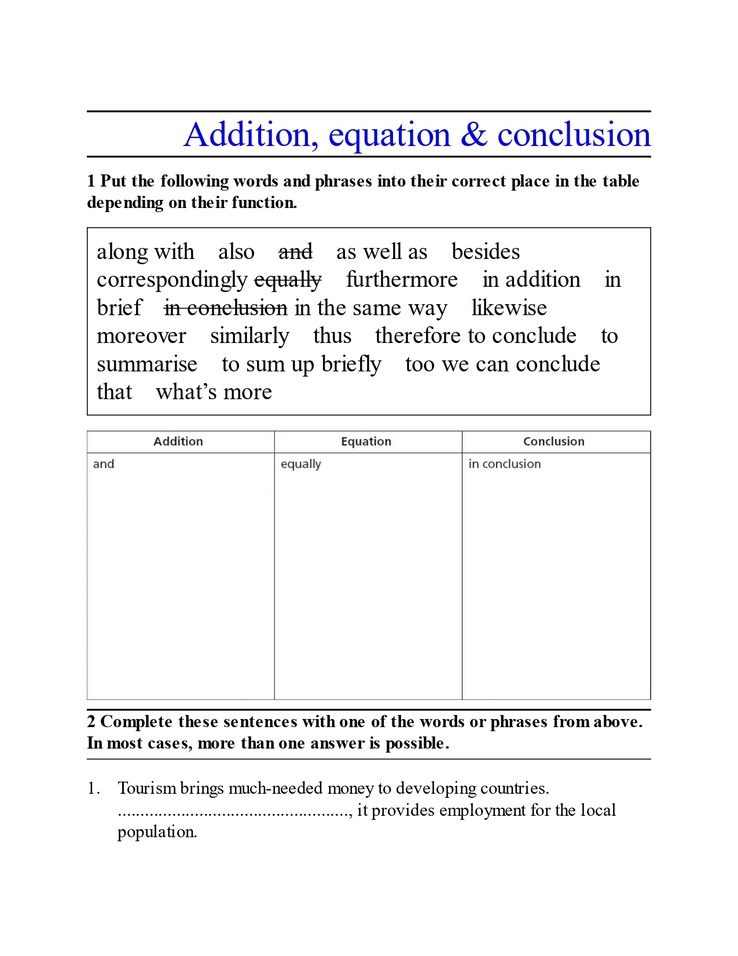
#> input picture antigravity/lot1/page9.jpg, 738 x 956 px, shrunk from 1275 x 1650 before the run, found by its file name
$ python scanner.py
#> lines starting #> are read from the running program, lines starting #| are printed output that depends on the picture
import json
import os
from PIL import Image

# Setup directories
base_dir = r"c:\Users\user\Desktop\malik\exo\antigravity\lot1"
screenshots_dir = os.path.join(base_dir, "hd_screenshots")
os.makedirs(screenshots_dir, exist_ok=True)

# 1. Image cropper for page9 table
try:
    page9_path = os.path.join(base_dir, "page9.jpg")
    img = Image.open(page9_path)
#> img is the input picture: PIL image 738x956 RGB; mean R, G, B 244.3, 244.3, 245
    width, height = img.size
#> width = 738; height = 956
    # crop the middle section where the table is approximately
    left = int(width * 0.1)
#> left = 73
    top = int(height * 0.45)
#> top = 430
    right = int(width * 0.9)
#> right = 664
    bottom = int(height * 0.75)
#> bottom = 717

    table_img = img.crop((left, top, right, bottom))
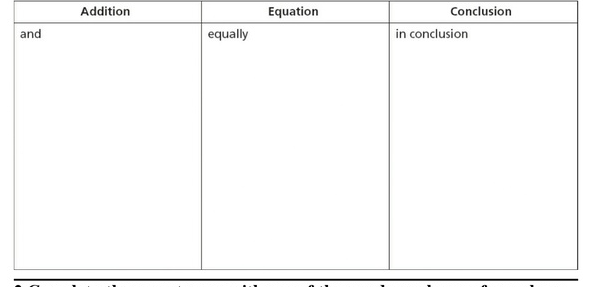
#> table_img: PIL image 591x287 RGB; mean R, G, B 249.5, 249.5, 249.5
    table_img_path = os.path.join(screenshots_dir, "page9_table.jpg")
    table_img.save(table_img_path)
except Exception as e:
    print(f"Image cropping failed: {e}")

# 2. Build scan results
scan_results = {
    "batch_id": "lot1",
    "pages": [
        {
            "filename": "page1.jpg",
            "ocr_text": "BESTSELLING VOCABULARY WORKBOOK\nCheck Your English Vocabulary for IELTS\n4th edition\nEssential words and phrases to help you maximise your IELTS score\nIdeal for self-study or classroom use\nRAWDON WYATT\nBLOOMSBURY",
            "complex_elements": []
        },
        {
            "filename": "page2.jpg",
            "ocr_text": "CHECK YOUR ENGLISH VOCABULARY FOR IELTS\nby Rawdon Wyatt\nBloomsbury Information\nAn imprint of Bloomsbury Publishing Plc\nBLOOMSBURY\nLONDON • OXFORD • NEW YORK • NEW DELHI • SYDNEY",
            "complex_elements": []
        },
        {
            "filename": "page3.jpg",
            "ocr_text": "About this workbook\nIntroduction\nThis workbook has been written for students who are planning to sit either the Academic or General Training modules of the IELTS examination. It covers some of the main vocabulary areas that you will need for, or come across in, the Listening, Reading, Writing and Speaking sections of the exam.\nWe hope that you find the exercises in this book useful, and that the vocabulary you acquire will help you to achieve the grade you want in the IELTS.\nGood luck!\n\nStructure of the book\nEach vocabulary area is presented in the form of a self-contained module with task-based activities which present each vocabulary item in context.\n- Pages 1 – 57 focus on general vocabulary items...\n- Pages 58 – 104 focus on topic-specific vocabulary areas...\n- Pages 105 – 119 contain some productive practice exercises...",
            "semantics": {
                "type": "introduction",
                "target_audience": "students who are planning to sit either the Academic or General Training modules of the IELTS examination",
                "advice": "We hope that you find the exercises in this book useful, and that the vocabulary you acquire will help you to achieve the grade you want in the IELTS."
            },
            "complex_elements": []
        },
        {
            "filename": "page4.jpg",
            "ocr_text": "- Pages 120 – 139 contain a comprehensive key so you can check your answers. The answer key also gives additional information...\nUsing the workbook\nYou should not work through the book mechanically from beginning to end. It is better to choose areas that you are unfamiliar with...\nRecording, reviewing and extending your vocabulary\nRemember that you should keep a record of new words, phrases and expressions...\nUsing an English dictionary\nTo help you develop your vocabulary more effectively, you should use a good monolingual English dictionary...\nThe International English Language Testing System (IELTS)\nThe IELTS is administered by the University of Cambridge Local Examinations Syndicate...",
            "semantics": {
                "type": "methodology",
                "digital_guide": "Profitez du mode interactif, passez de l'encre à l'écran avec une correction instantanée.",
                "rules": "You should not work through the book mechanically from beginning to end. It is better to choose areas that you are unfamiliar with."
            },
            "complex_elements": []
        },
        {
            "filename": "page5.jpg",
            "ocr_text": "Opinion, attitude & belief\nOpposites: adjectives\nOpposites: verbs\nOwnership, giving, lending & borrowing\nPhrasal verbs 1\nPhrasal verbs 2\nPhrasal verbs 3\nPhrasal verbs 4\nPresenting an argument\nReason & result\nShape & features\nSize, quantity & dimension\nSpelling\nStopping something\nSuccess & failure\nTask commands\nTime\nUseful interview expressions\n\nTopic-specific vocabulary\nArchitecture\nThe arts\nBusiness & industry\nChildren & the family\nCrime & the law\nEducation",
            "complex_elements": []
        },
        {
            "filename": "page6.jpg",
            "ocr_text": "Contents\n\nGeneral vocabulary\nAddition, equation and conclusion\nAround the world\nChanges 1\nChanges 2\nCondition\nConfusing words & false friends 1\nConfusing words & false friends 2\nContext & meaning 1\nContext & meaning 2\nContext & meaning 3\nContrast and comparison\nEmphasis & misunderstanding\nFocusing attention\nGeneralisations & specifics\nGroups\nHow something works\nJoining or becoming part of something bigger\nLikes & dislikes\nLocation & direction\nModified words\nObjects & actions\nObligation & option",
            "complex_elements": []
        },
        {
            "filename": "page7.jpg",
            "ocr_text": "The environment\nFood & diet\nGeography\nGlobal problems\nHealthcare\nThe media\nMen & women\nMoney & finance\nOn the road\nScience & technology\nSport\nTown & country\nTravel\nWork\n\nProductive practice\nPractice tasks 1\nPractice tasks 1: Sample answers\nPractice tasks 2\nPractice tasks 2: Sample answers\nPractice tasks 3\nPractice tasks 3: Sample answers\nPractice tasks 4\nPractice tasks 4: Sample answers\nPractice tasks 5\nPractice tasks 5: Sample answers",
            "complex_elements": []
        },
        {
            "filename": "page8.jpg",
            "ocr_text": "Answers",
            "complex_elements": []
        },
        {
            "filename": "page9.jpg",
            "ocr_text": "Addition, equation & conclusion\n1 Put the following words and phrases into their correct place in the table depending on their function.\nalong with also and as well as besides correspondingly equally furthermore in addition in brief in conclusion in the same way likewise moreover similarly thus therefore to conclude to summarise to sum up briefly too we can conclude that what's more\n[TABLE_PLACEHOLDER]\n2 Complete these sentences with one of the words or phrases from above. In most cases, more than one answer is possible.\n1. Tourism brings much-needed money to developing countries. ...................................., it provides employment for the local population.",
            "complex_elements": [
                {
                    "type": "table",
                    "description": "Table for categorizing words into Addition, Equation, Conclusion",
                    "hd_screenshot_path": "hd_screenshots/page9_table.jpg"
                }
            ]
        },
        {
            "filename": "page10.jpg",
            "ocr_text": "2. ......................................... bringing much-needed money to developing countries, tourism provides employment for the local population.\n3. Tourists should respect the local environment. ......................................... they should respect the local customs.\n4. ......................................... industrial waste, pollution from car fumes is poisoning the environment.\n5. In order to travel, you need a passport. ......................................... , you might need a visa, immunisation jabs and written permission to visit certain areas.\n6. Drugs are banned in Britain - ......................................... weapons such as guns and knives.\n7. All power corrupts. ......................................... , absolute power corrupts absolutely.\n8. You shouldn't smoke, drink, take drugs or eat unhealthy food. ......................................... , you should live a more healthy lifestyle.\n9. The ozone layer is becoming depleted, the air in the cities is becoming too dirty to breathe and our seas and rivers are no longer safe to swim in. ......................................... pollution is slowly destroying the planet.\n10. Your grades have been very poor for the past two years. ......................................... you need to work really hard if you want to pass your exams next month.",
            "semantics": {
                "type": "exercise",
                "notice_hint": "In most cases, more than one answer is possible. Pay attention to punctuation context."
            },
            "complex_elements": []
        }
    ]
}

# Write results to json
with open(os.path.join(base_dir, "scan_results.json"), "w", encoding="utf-8") as f:
    json.dump(scan_results, f, ensure_ascii=False, indent=2)

print("Scan complete. Results written to scan_results.json")
# also print where screenshots are
print("Screenshots saved to:", screenshots_dir)
